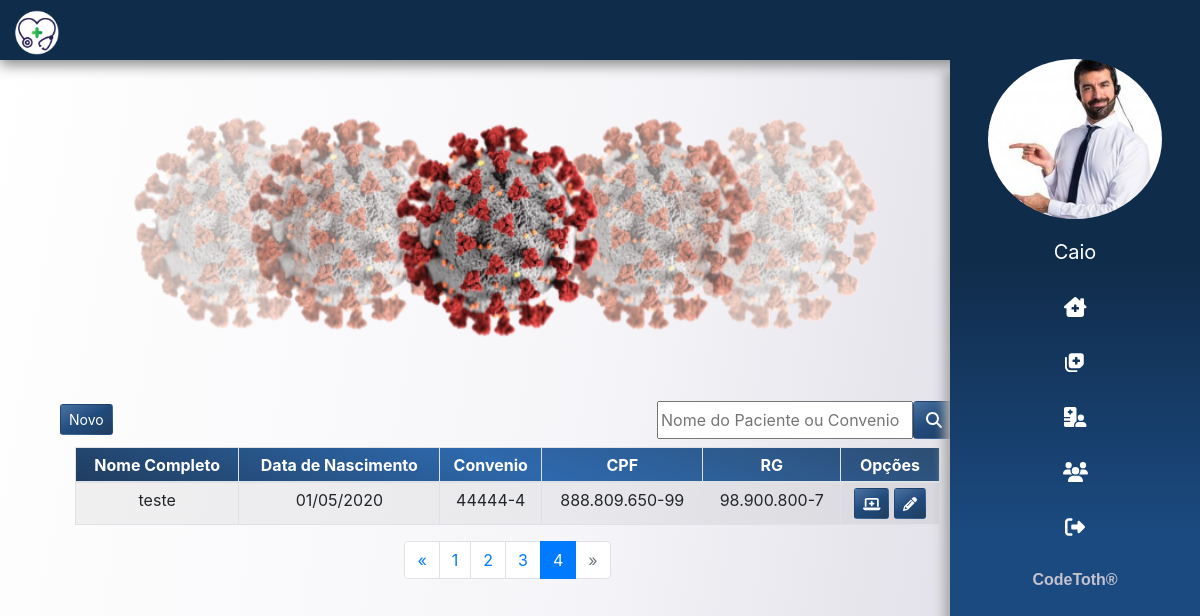
The page /pacientes/?page=4 (signed in) on the database as committed earlier.
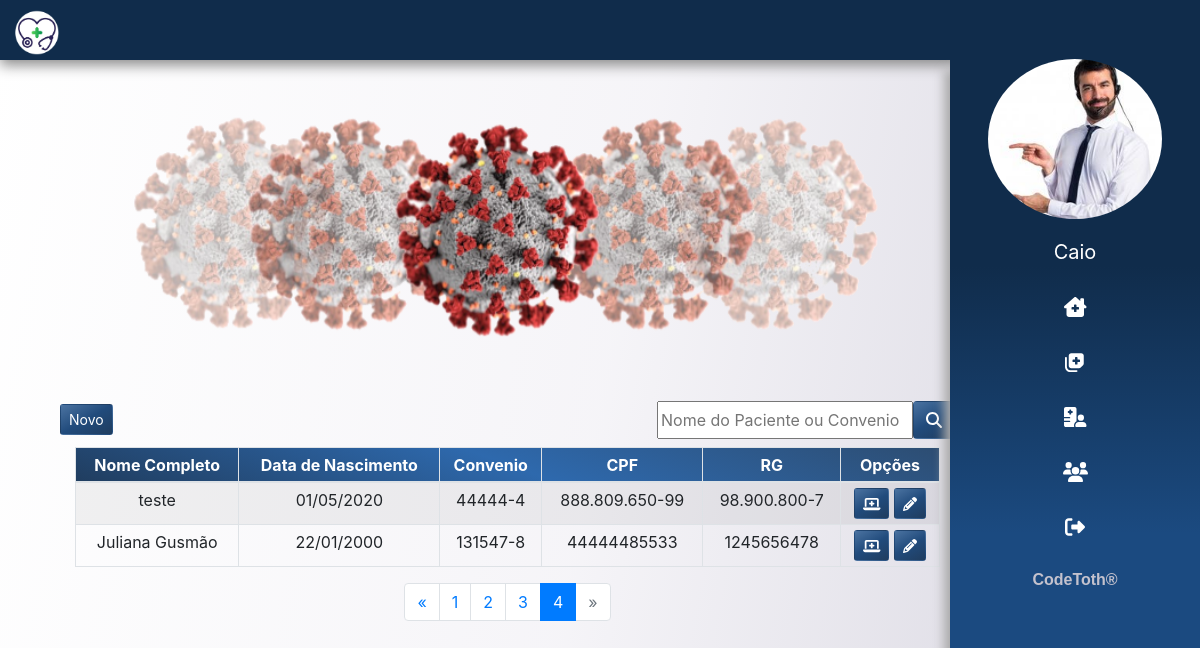
The same page on the database as committed later.
### app/paciente/models.py (models this page shows)
class Paciente(models.Model):
    nome = models.CharField(max_length=200)
    sexo = models.CharField(max_length=1)
    data_nascimento = models.DateField()
    cpf = models.CharField(max_length=20, unique=True)
    rg = models.CharField(max_length=20, unique=True)
    carteira_convenio = models.CharField(max_length=30, unique=True)
    peso = models.FloatField()
    altura = models.FloatField()
    endereco = models.CharField(max_length=250)
    end_num = models.IntegerField()
    complemento = models.CharField(max_length=50, blank=True)
    email = models.CharField(max_length=50)
    telefone = models.CharField(max_length=14)
    celular = models.CharField(max_length=15)

### app/paciente/views.py (the view)
# urls.py: path('', listar, name='consultas'),
@login_required(login_url='login')
def listar(request):
    dados = get_dados(request)
    filtro = request.GET.get('filtro', '')
    if filtro is not None:
        lst_pacientes = Paciente.objects.filter(Q(nome__icontains=filtro) |
                                                Q(carteira_convenio__icontains=filtro))
    else:
        lst_pacientes = Paciente.objects.all()
    paginator = Paginator(lst_pacientes, 5)
    page = request.GET.get('page')
    pacientes_por_pagina = paginator.get_page(page)
    dados['lst_pacientes'] = pacientes_por_pagina
    return render(request, 'paciente/lista_pacientes.html', dados)

### templates/paciente/lista_pacientes.html (shortened to what this page needs)
{% extends 'base.html' %}
{% load static %}
{% block content %}
<main class="container">
  <section class="col-10">
    {% include 'partials/_campanha.html' %}
    <section class="mx-auto">
      <div class="container__paciente mb-2">
        <div class="container__paciente__novo">
          <a href="{% url 'adicionar' %}" class="btn btnCustom btn-sm"> Novo </i> </a>
        </div>
        <div class="container__paciente__form">
          <form class="formBuscarPaciente" id="formBuscar" action="{% url 'pacientes'%}">
            <input type="text" placeholder="Nome do Paciente ou Convenio" id="filtro" name="filtro"
              onkeypress="return runScript(event)">
            <button class="btn btnCustom " type="button" onclick="return buscaPaciente()"><i
                class="fas fa-search"></i></button>
          </form>
        </div>
      </div>
      <div class="col-12 table-responsive">
        <table class="table  table-sm table-bordered table-striped text-center" id="pacientes">
          <thead class="colorCustom">
            <tr>
              <th scope="col">Nome Completo</th>
              <th scope="col">Data de Nascimento</th>
              <th scope="col">Convenio</th>
              <th scope="col">CPF</th>
              <th scope="col">RG</th>
              <th scope="col">Opções</th>
            </tr>
          </thead>
          <tbody>
            {% for paciente in lst_pacientes %}
            <tr>
              <th scope="row">{{ paciente.nome }}</th>
              <td>{{ paciente.data_nascimento|date:"d/m/Y" }}</td>
              <td> {{ paciente.carteira_convenio }} </td>
              <td> {{ paciente.cpf }} </td>
              <td> {{ paciente.rg }} </td>
              <td>
                <a href="{% url 'det_paciente' paciente.id %}" class="btn btnCustom btn-sm"> <i
                    class="fas fa-laptop-medical"></i> </a>
                <a href="{% url 'altera_paciente' paciente.id %}" class="btn btnCustom btn-sm"> <i
                    class="fas fa-pencil-alt"></i>
                </a>
              </td>
            </tr>
            {% endfor %}
          </tbody>
        </table>
      </div>
      <div class="col-12">
        <nav aria-label="Page navigation example">
          {% if lst_pacientes.has_other_pages %}
          <ul class="pagination justify-content-center">
            {% if lst_pacientes.has_previous %}
            <li class="page-item">
              <a class="page-link" href="?page={{ lst_pacientes.previous_page_number }}#pacientes">&laquo;</a>
            </li>
            {% else %}
            <li class="page-item disabled">
              <a class="page-link">&laquo;</a>
            </li>
            {% endif %}
            {% for pagina in lst_pacientes.paginator.page_range %}
            {% if lst_pacientes.number == pagina %}
            <li class="page-item active"> <a class="page-link">{{ pagina }}</a></li>
            {% else %}
            <li class="page-item">
              <a href="?page={{ pagina }}#pacientes" class="page-link">{{ pagina }}</a>
            </li>
            {% endif %}
            {% endfor %}
            {% if lst_pacientes.has_next %}
            <li class="page-item">
              <a href="?page={{ lst_pacientes.next_page_number }}#pacientes" class="page-link">&raquo;</a>
            </li>
            {% else %}
            <li class="page-item disabled">
              <a class="page-link">&raquo;</a>
            </li>
            {% endif %}
          </ul>
          {% endif %}
        </nav>
      </div>
    </section>
  </section>
</main>
{% endblock %}

Rows that differ between the two databases and show on the page:
added Paciente: nome "Juliana Gusmão", data_nascimento "22/01/2000", carteira_convenio "131547-8", cpf "44444485533", rg "1245656478"
